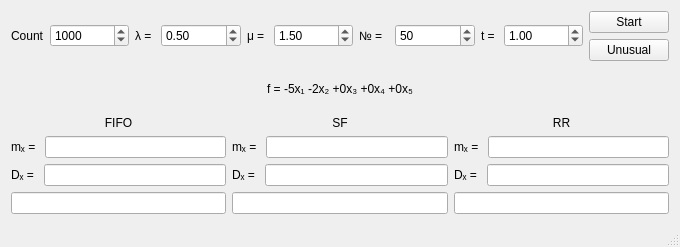
<?xml version="1.0" encoding="UTF-8"?>
<ui version="4.0">
 <class>MainWindow</class>
 <widget class="QMainWindow" name="MainWindow">
  <property name="geometry">
   <rect>
    <x>0</x>
    <y>0</y>
    <width>680</width>
    <height>247</height>
   </rect>
  </property>
  <property name="windowTitle">
   <string>MainWindow</string>
  </property>
  <widget class="QWidget" name="centralWidget">
   <layout class="QVBoxLayout" name="verticalLayout">
    <item>
     <layout class="QHBoxLayout" name="horizontalLayout" stretch="0,1,0,1,0,1,0,1,0,1,0">
      <item>
       <widget class="QLabel" name="label_5">
        <property name="text">
         <string>Count</string>
        </property>
       </widget>
      </item>
      <item>
       <widget class="QSpinBox" name="Count">
        <property name="maximum">
         <number>10000</number>
        </property>
        <property name="value">
         <number>1000</number>
        </property>
       </widget>
      </item>
      <item>
       <widget class="QLabel" name="label_2">
        <property name="text">
         <string>λ = </string>
        </property>
       </widget>
      </item>
      <item>
       <widget class="QDoubleSpinBox" name="Lambda">
        <property name="minimum">
         <double>0.000000000000000</double>
        </property>
        <property name="maximum">
         <double>100.000000000000000</double>
        </property>
        <property name="singleStep">
         <double>0.010000000000000</double>
        </property>
        <property name="value">
         <double>0.500000000000000</double>
        </property>
       </widget>
      </item>
      <item>
       <widget class="QLabel" name="label">
        <property name="text">
         <string>μ = </string>
        </property>
       </widget>
      </item>
      <item>
       <widget class="QDoubleSpinBox" name="Mu">
        <property name="maximum">
         <double>100.000000000000000</double>
        </property>
        <property name="singleStep">
         <double>0.010000000000000</double>
        </property>
        <property name="value">
         <double>1.500000000000000</double>
        </property>
       </widget>
      </item>
      <item>
       <widget class="QLabel" name="label_3">
        <property name="text">
         <string>№ =  </string>
        </property>
       </widget>
      </item>
      <item>
       <widget class="QSpinBox" name="Number">
        <property name="maximum">
         <number>1000</number>
        </property>
        <property name="value">
         <number>50</number>
        </property>
       </widget>
      </item>
      <item>
       <widget class="QLabel" name="label_4">
        <property name="text">
         <string>t = </string>
        </property>
       </widget>
      </item>
      <item>
       <widget class="QDoubleSpinBox" name="Time">
        <property name="maximum">
         <double>100.000000000000000</double>
        </property>
        <property name="singleStep">
         <double>0.010000000000000</double>
        </property>
        <property name="value">
         <double>1.000000000000000</double>
        </property>
       </widget>
      </item>
      <item>
       <layout class="QVBoxLayout" name="verticalLayout_2">
        <item>
         <widget class="QPushButton" name="Start">
          <property name="text">
           <string>Start</string>
          </property>
         </widget>
        </item>
        <item>
         <widget class="QPushButton" name="Unusual">
          <property name="text">
           <string>Unusual</string>
          </property>
         </widget>
        </item>
       </layout>
      </item>
     </layout>
    </item>
    <item>
     <widget class="QLabel" name="label_6">
      <property name="text">
       <string>f = -5x₁ -2x₂ +0x₃ +0x₄ +0x₅</string>
      </property>
      <property name="alignment">
       <set>Qt::AlignCenter</set>
      </property>
     </widget>
    </item>
    <item>
     <layout class="QHBoxLayout" name="horizontalLayout_2" stretch="0,0,0">
      <item>
       <layout class="QVBoxLayout" name="verticalLayout_3">
        <item>
         <widget class="QLabel" name="label_13">
          <property name="text">
           <string>FIFO</string>
          </property>
          <property name="alignment">
           <set>Qt::AlignCenter</set>
          </property>
         </widget>
        </item>
        <item>
         <layout class="QHBoxLayout" name="horizontalLayout_3">
          <item>
           <widget class="QLabel" name="label_7">
            <property name="text">
             <string>mₓ = </string>
            </property>
           </widget>
          </item>
          <item>
           <widget class="QLineEdit" name="lineEdit_4"/>
          </item>
         </layout>
        </item>
        <item>
         <layout class="QHBoxLayout" name="horizontalLayout_5">
          <item>
           <widget class="QLabel" name="label_8">
            <property name="text">
             <string>Dₓ = </string>
            </property>
           </widget>
          </item>
          <item>
           <widget class="QLineEdit" name="lineEdit_5"/>
          </item>
         </layout>
        </item>
        <item>
         <widget class="QLineEdit" name="lineEdit"/>
        </item>
       </layout>
      </item>
      <item>
       <layout class="QVBoxLayout" name="verticalLayout_6">
        <item>
         <widget class="QLabel" name="label_14">
          <property name="text">
           <string>SF</string>
          </property>
          <property name="alignment">
           <set>Qt::AlignCenter</set>
          </property>
         </widget>
        </item>
        <item>
         <layout class="QHBoxLayout" name="horizontalLayout_6">
          <item>
           <widget class="QLabel" name="label_9">
            <property name="text">
             <string>mₓ = </string>
            </property>
           </widget>
          </item>
          <item>
           <widget class="QLineEdit" name="lineEdit_6"/>
          </item>
         </layout>
        </item>
        <item>
         <layout class="QHBoxLayout" name="horizontalLayout_7">
          <item>
           <widget class="QLabel" name="label_10">
            <property name="text">
             <string>Dₓ = </string>
            </property>
           </widget>
          </item>
          <item>
           <widget class="QLineEdit" name="lineEdit_7"/>
          </item>
         </layout>
        </item>
        <item>
         <widget class="QLineEdit" name="lineEdit_2"/>
        </item>
       </layout>
      </item>
      <item>
       <layout class="QVBoxLayout" name="verticalLayout_5">
        <item>
         <widget class="QLabel" name="label_15">
          <property name="text">
           <string>RR</string>
          </property>
          <property name="alignment">
           <set>Qt::AlignCenter</set>
          </property>
         </widget>
        </item>
        <item>
         <layout class="QHBoxLayout" name="horizontalLayout_8">
          <item>
           <widget class="QLabel" name="label_11">
            <property name="text">
             <string>mₓ = </string>
            </property>
           </widget>
          </item>
          <item>
           <widget class="QLineEdit" name="lineEdit_8"/>
          </item>
         </layout>
        </item>
        <item>
         <layout class="QHBoxLayout" name="horizontalLayout_9">
          <item>
           <widget class="QLabel" name="label_12">
            <property name="text">
             <string>Dₓ = </string>
            </property>
           </widget>
          </item>
          <item>
           <widget class="QLineEdit" name="lineEdit_9"/>
          </item>
         </layout>
        </item>
        <item>
         <widget class="QLineEdit" name="lineEdit_3"/>
        </item>
       </layout>
      </item>
     </layout>
    </item>
   </layout>
  </widget>
  <widget class="QStatusBar" name="Results"/>
 </widget>
 <layoutdefault spacing="6" margin="11"/>
 <resources/>
 <connections/>
</ui>
